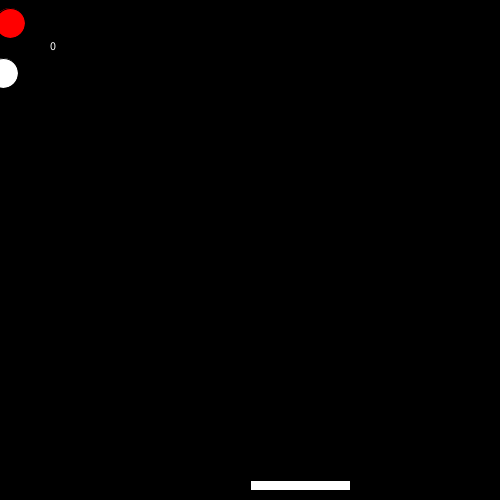
Frame 1 (no input)
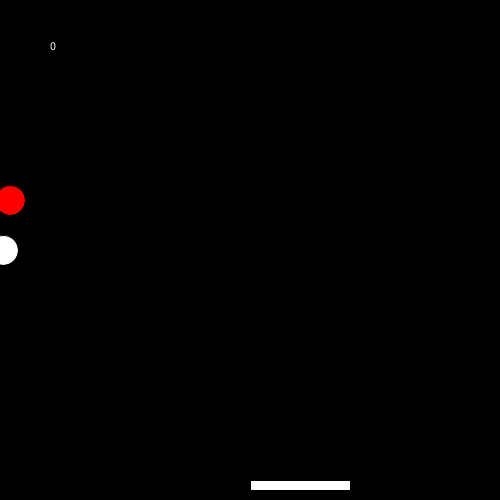
Frame 60 (the mouse pressed at the canvas centre just before this capture)
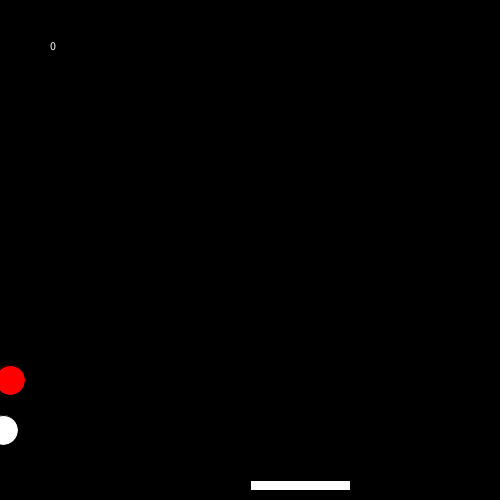
Frame 120 (the mouse held since frame 60 and released just before this capture)

The Processing sketch that drew these frames (run headless with seeded random() and noise(); from frame 60 on, the mouse is pressed at the canvas centre):

// Processing sketch: processing_132523
// ── processing_132523.pde

int balkX;
int balkY;
int breedteBalk;
int hoogteBalk;
int richtingBalk;
int score;
int gameover;

Kogel mijnKogel;
Kogel mijnKogel2;

// Begin void setup
void setup(){
 size(500,500); 
 balkX = 250;
 balkY = 480;
 breedteBalk = 100;
 hoogteBalk = 10;
 richtingBalk = 5;
 score = 0;
 
 mijnKogel = new Kogel(10,20,1);
 mijnKogel2 = new Kogel(3,70,1);

}
// Einde void setup


// Begin void draw
void draw(){
  background(0,0,0);
  mijnKogel.vallen();
  mijnKogel.teken();
  mijnKogel.detectie();
  
  
  mijnKogel2.vallen();
  mijnKogel2.teken2();
  mijnKogel2.detectie2();



  text(score, 50,50);
  println(score);

// Als score 10 of hoger is, zullen de kogels sneller vallen  
  if(score >= 10){mijnKogel.richtingKogel = 2;}
  if(score >= 10){mijnKogel2.richtingKogel = 2;}

// Als score 20 of hoger is, zullen de kogels sneller vallen  
  if(score >= 20){mijnKogel.richtingKogel = 3;}
  if(score >= 20){mijnKogel2.richtingKogel = 3;}

// Als score 30 of hoger is, zullen de kogels sneller vallen
  if(score >= 30){mijnKogel.richtingKogel = 4;}
  if(score >= 30){mijnKogel2.richtingKogel = 4;}

// Als score 40 of hoger is, zullen de kogels sneller vallen  
  if(score >= 40){mijnKogel.richtingKogel = 4;}
  if(score >= 40){mijnKogel2.richtingKogel = 4;}
  
// Als score 50 of hoger is, zullen de kogels sneller vallen  
  if(score >= 50){mijnKogel.richtingKogel = 5;}
  if(score >= 50){mijnKogel2.richtingKogel = 5;}
  
// Als score -5 is, zal 'GAME OVER' verschijnen
  
  if(score <= -1){background(0);textSize(75);text("GAME OVER",40,260);noLoop();}
  if(score >= 10){background(0);textSize(21);text("YOU'RE AWESOME! NOW GET A FUCKING LIFE!",20,255);noLoop();}
  
  
// Als linkerpijltje wordt ingehouden, gaat de balk naar links en stopt tegen de rand van het kader.
  if (keyPressed){      
    if (key == CODED){      
      if (keyCode == LEFT){      
        balkX = balkX - richtingBalk;  
          if(balkX < 0){    
            balkX = 0;
            }
          }
        }
      }
// Einde code besturing links


// Als rechterpijltje wordt ingehouden, gaat de balk naar rechts en stopt tegen de rand van het kader. 
    if (keyPressed){      
      if (key == CODED){      
        if (keyCode == RIGHT){      
          balkX = balkX + richtingBalk;  
            if(balkX > 400){    
              balkX = 400;
            }
          }
        }
      }
}
//Einde void draw 
   




// Klassen
class Kogel{ 
  float kogelX;
  int kogelY;
  int breedteKogel;
  int hoogteKogel;
  int richtingKogel;
  
  


Kogel(int tempX, int tempY, int tempSnelheid){
  kogelX = tempX;
  kogelY = tempY;
  breedteKogel = 30;
  hoogteKogel = 30;
  richtingKogel = tempSnelheid;
  
}
// Einde klassen

//functies
void vallen(){
// Begin vallende kogels    
      kogelY = kogelY + richtingKogel;
      if (kogelY > 500){kogelY = 0;
      kogelX = random(0,500);
      }
      
       kogelY = kogelY + richtingKogel;
      if (kogelY > 500){kogelY = 0;
      kogelX = random(0,500);
      }
      
       kogelY = kogelY + richtingKogel;
      if (kogelY > 500){kogelY = 0;
      kogelX = random(0,500);
      }
// Einde code vallende kogels

}

// Begin detectie
void detectie(){
if(kogelY > balkY && kogelX >= balkX && kogelX <= balkX + 100)
{score = score - 1; kogelY = 0;}


}
// Einde detectie

// Begin detectie2
void detectie2(){
if(kogelY > balkY && kogelX >= balkX && kogelX <= balkX + 100)
{score = score + 1; kogelY = 0;}

}
// Einde detectie2



// Begin teken kogel en balk
void teken(){
  fill(255,0,0);
  ellipseMode (CENTER);
  ellipse(kogelX,kogelY,breedteKogel,hoogteKogel);
  rect(balkX,balkY,breedteBalk,hoogteBalk);  
}
// Einde teken kogel en balk

//Begin teken2
void teken2(){
  fill(255);
  ellipseMode (CENTER);
  ellipse(kogelX,kogelY,breedteKogel,hoogteKogel);
  rect(balkX,balkY,breedteBalk,hoogteBalk);  
}
//Einde teken2

}
